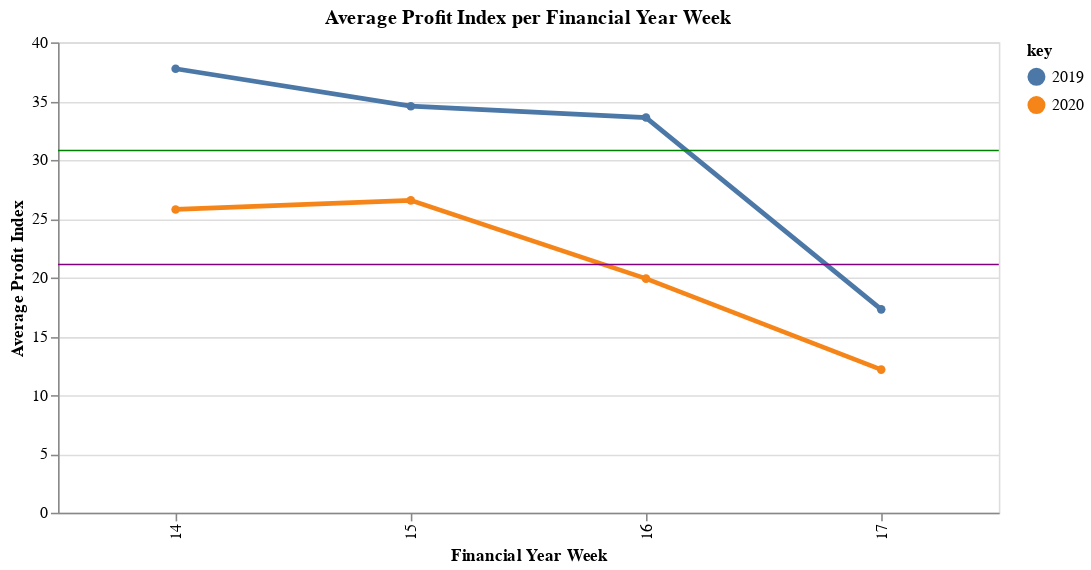

The notebook cell saved with this chart:
### Code cell
chart = alt.Chart(com).transform_fold(
    ['2019   ', '2020   '],
).mark_line(point=True).encode(
    x=alt.X('FYWeek:O',title = 'Financial Year Week'),
    y=alt.Y('value:Q', title='Average Profit Index'),
    color='key:N',
    strokeWidth=alt.value(3)
).properties(
    title = 'Average Profit Index per Financial Year Week ',
    height=300,
    width=600
)


rule = alt.Chart(com).transform_fold(
    ['2019   '],
).mark_rule(color='green').encode(
    y='mean(value):Q')

rule2 = alt.Chart(com).transform_fold(
    ['2020   '],
).mark_rule(color='purple').encode(
    y='mean(value):Q')

chart + rule + rule2

### Figure 1 — Vega-Lite specification as saved in the notebook (floating-point values rounded to 4 significant figures)
{"config": {"view": {"continuousWidth": 300, "continuousHeight": 300}}, "layer": [{"mark": {"type": "line", "point": true}, "encoding": {"color": {"field": "key", "type": "nominal"}, "strokeWidth": {"value": 3}, "x": {"field": "FYWeek", "title": "Financial Year Week", "type": "ordinal"}, "y": {"field": "value", "title": "Average Profit Index", "type": "quantitative"}}, "title": "Average Profit Index per Financial Year Week ", "transform": [{"fold": ["2019   ", "2020   "]}]}, {"mark": {"type": "rule", "color": "green"}, "encoding": {"y": {"aggregate": "mean", "field": "value", "type": "quantitative"}}, "transform": [{"fold": ["2019   "]}]}, {"mark": {"type": "rule", "color": "purple"}, "encoding": {"y": {"aggregate": "mean", "field": "value", "type": "quantitative"}}, "transform": [{"fold": ["2020   "]}]}], "data": {"name": "data-536d01b5830000dab08ad75410e25fbc"}, "height": 300, "width": 600, "$schema": "https://vega.github.io/schema/vega-lite/v5.8.0.json", "datasets": {"data-536d01b5830000dab08ad75410e25fbc": [{"FYWeek": 14, "2019": 23.64, "2019 ": 892.5, "2019  ": 1.02, "2019   ": 37.75, "2020": 33.82, "2020 ": 872.1, "2020  ": 1.044, "2020   ": 25.79}, {"FYWeek": 15, "2019": 30.66, "2019 ": 1060.0, "2019  ": 1.267, "2019   ": 34.57, "2020": 39.67, "2020 ": 1054.0, "2020  ": 1.251, "2020   ": 26.56}, {"FYWeek": 16, "2019": 28.38, "2019 ": 953.7, "2019  ": 1.147, "2019   ": 33.6, "2020": 41.83, "2020 ": 832.6, "2020  ": 1.004, "2020   ": 19.91}, {"FYWeek": 17, "2019": 30.29, "2019 ": 523.9, "2019  ": 0.7235, "2019   ": 17.3, "2020": 44.98, "2020 ": 547.5, "2020  ": 0.7613, "2020   ": 12.17}]}}
